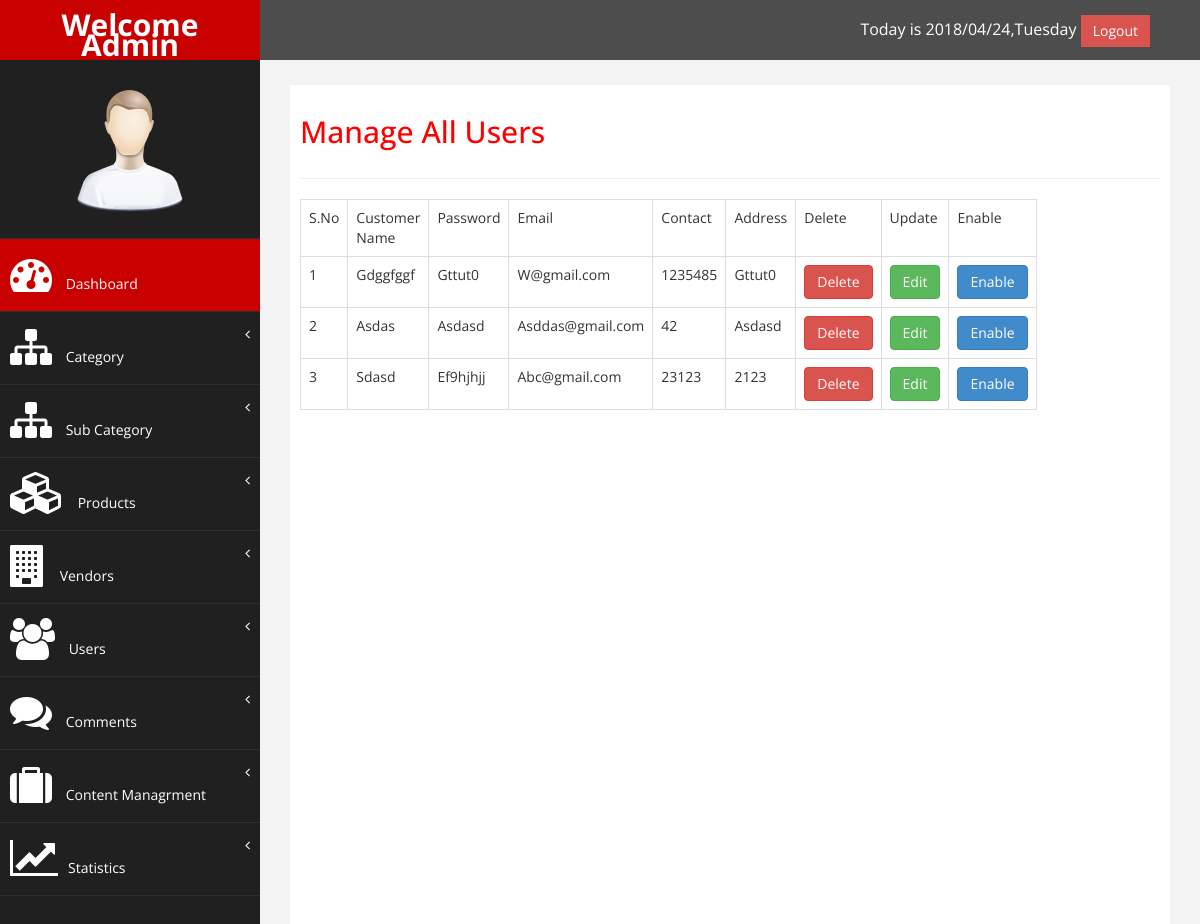
The app's page /admin/alluser.php (signed in) with its own data.
### tables this page shows
CREATE TABLE `users` (
  `user_id` int(10) NOT NULL,
  `username` varchar(50) NOT NULL,
  `email` varchar(50) NOT NULL,
  `address` varchar(255) NOT NULL,
  `contact` varchar(20) NOT NULL,
  `password` varchar(100) NOT NULL,
  `confirmed` int(11) NOT NULL,
  `date` timestamp NOT NULL DEFAULT CURRENT_TIMESTAMP ON UPDATE CURRENT_TIMESTAMP,
  `Gender` varchar(26) NOT NULL
);

### admin/alluser.php (the view)
<?php
include("header.php");?>
<div id="page-inner">
<div class="row">
<div class="col-md-12">
<h2> Manage All Users</h2>
</div>
</div>
<hr/>
<div class="row">
<div class="col-md-10">
<table class="table table-bordered">
  <tr>
    <td>S.No</td>
    <td>Customer Name</td>
      <td>Password</td>
    <td>Email</td>
        <td>Contact</td>
          <td>Address</td>
    <td>Delete</td>
    <td>Update</td>
    <td>Enable</td>
  </tr>
  <?php
  $query="select * from users where confirmed ='0'";
  $sql=mysqli_query($conn,$query);
  if(mysqli_num_rows($sql) > 0){
	  $i=1;
while($row=mysqli_fetch_assoc($sql)){
  ?>
  <tr>
    <td><?php echo $i++; ?></td>
     <td><?php echo ucwords($row['username']);?> </td>
      <td><?php echo ucwords($row['password']);?> </td>
    <td><?php
	 echo ucwords($row['email']);?> </td>
     <td><?php
	 echo ucwords($row['contact']);?> </td>
     <td><?php
	 echo ucwords($row['address']);?> </td>
    <td><a href="edit.php?uid=<?php echo $row['user_id'];?>" class="btn btn-danger"> Delete</a></td>
   <td> <a href="edit.php?uid=<?php echo $row['user_id'];?>" class="btn btn-success"> Edit</a></td>
    <td> <a href="enabled.php?uid=<?php echo $row['user_id'];?>" class="btn btn-primary"> Enable</a></td>
  </tr>
  <?php
}
  }
  ?>
</table>
</div>
</div>
</div>
<?php
include("footer.php");?>

### admin/assets/css/custom.css (style rules this page uses)
body { font-family: 'Open Sans', sans-serif; }
#page-inner { width:100%; margin:10px 20px 10px 0px; background-color:#fff!important; padding:10px; min-height:1200px; }
h2 { color: #f00; }

### records on screen
users: username "Gdggfggf", password "Gttut0", email "W@gmail.com", contact "1235485", address "Gttut0"
users: username "Asdas", password "Asdasd", email "Asddas@gmail.com", contact "42", address "Asdasd"
users: username "Sdasd", password "Ef9hjhjj", email "Abc@gmail.com", contact "23123", address "2123"
